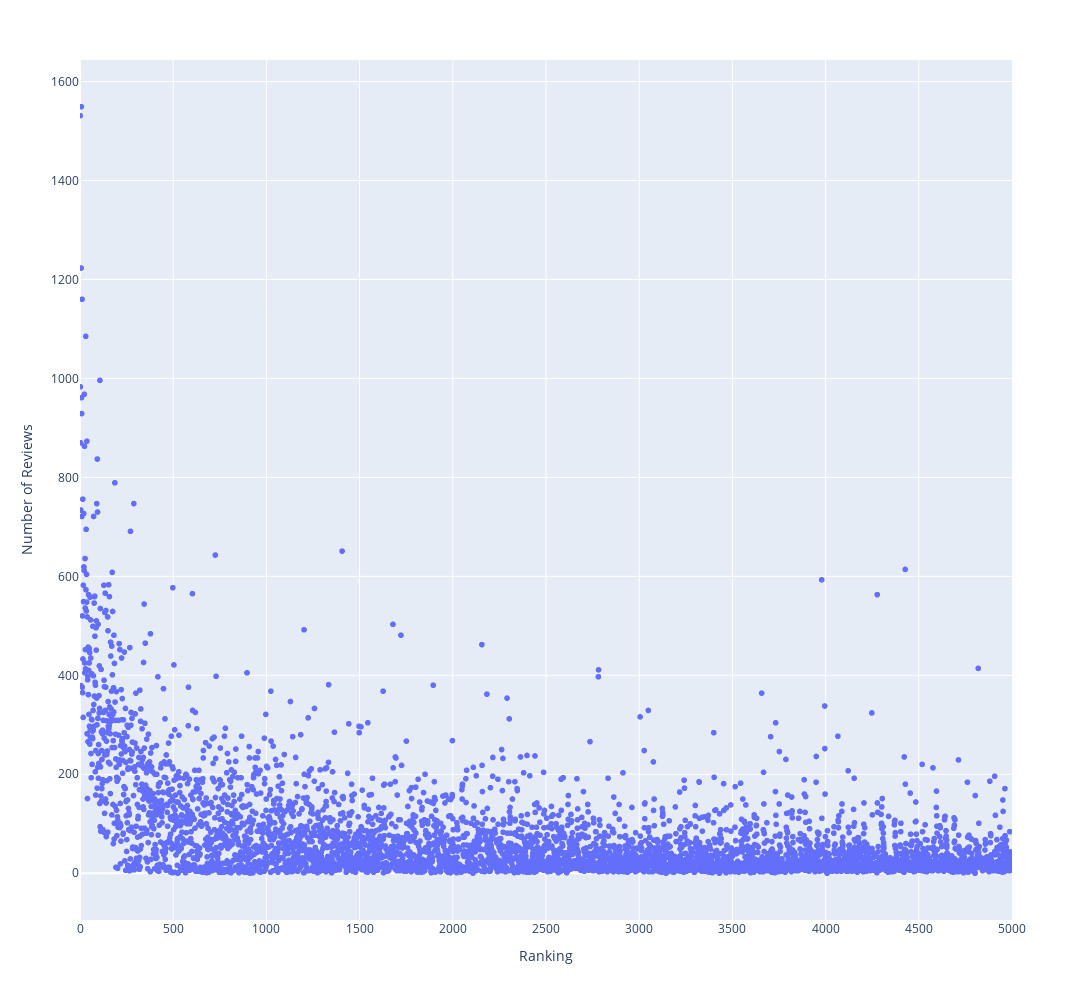

The cell this chart's notebook holds for it:
### Code cell
#What are the most reviewed albums
fig1 = px.scatter(music, x = 'Ranking', y = 'Number of Reviews', hover_data = ['Album','Artist Name'],width=3000, height=1000)
fig1.update_xaxes(range = [0, 5000])
fig1.update_xaxes(tickvals=[0,500,1000,1500,2000,2500,3000,3500,4000,4500,5000])

### Figure 1 — Plotly figure (JSON) as saved in the notebook; plotly's stock layout.template omitted (floating-point values rounded to 4 significant figures; data arrays with more than 128 entries replaced by an {"elided": "..."} marker saying what was removed)
{"data": [{"customdata": {"elided": "5000x2 str values"}, "hovertemplate": "Ranking=%{x}<br>Number of Reviews=%{y}<br>Album=%{customdata[0]}<br>Artist Name=%{customdata[1]}<extra></extra>", "legendgroup": "", "marker": {"color": "#636efa", "symbol": "circle"}, "mode": "markers", "name": "", "showlegend": false, "type": "scattergl", "x": {"elided": "5000 int values"}, "xaxis": "x", "y": {"elided": "5000 int values"}, "yaxis": "y"}], "layout": {"height": 1000, "legend": {"tracegroupgap": 0}, "margin": {"t": 60}, "width": 3000, "xaxis": {"anchor": "y", "domain": [0, 1], "range": [0, 5000], "tickvals": [0, 500, 1000, 1500, 2000, 2500, 3000, 3500, 4000, 4500, 5000], "title": {"text": "Ranking"}}, "yaxis": {"anchor": "x", "domain": [0, 1], "title": {"text": "Number of Reviews"}}}}
